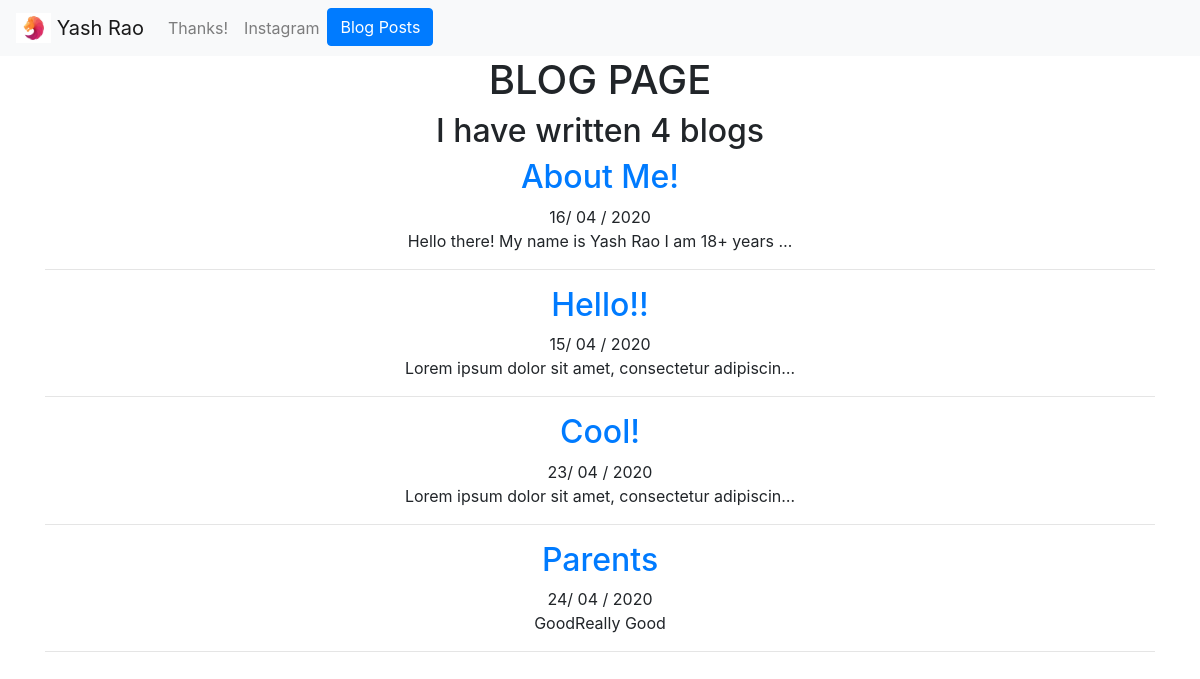
Screenshot of /blog/ with the database file from the repository.
### blog/models.py (models this page shows, shortened)
class Blog(models.Model):
	title = models.CharField(max_length=200)
	description = models.TextField()
	date = models.DateField()

### blog/views.py (the view)
# urls.py: path('', views.blog, name ='blog_page'),
def blog(request):
	blogs = Blog.objects.all()
	return render(request, 'blog/blog_page.html', {'blogs':blogs})

### blog/templates/blog/blog_page.html
{% extends 'portfolio/base.html' %}
{% block content %}
<h1> BLOG PAGE </h1>
<h2> I have written {{ blogs.count }} blog{{ blogs.count|pluralize }} </h2>
{% for blog in blogs %}
<h2><a href="{% url 'blog:detail' blog.id %}">{{ blog.title }}</a></h2>
{{ blog.date|date:'d/ m / Y' }}<br />
{{ blog.description|striptags|truncatechars:50 }}
<hr />
{% endfor %}
{% endblock %}

### portfolio/templates/portfolio/base.html (shortened to what this page needs)
<!doctype html>
{% load static %}
<html lang="en">
  <head>
    <link rel="stylesheet" href="https://stackpath.bootstrapcdn.com/bootstrap/4.4.1/css/bootstrap.min.css">
  </head>
  <body>
    <nav class="navbar navbar-expand-lg navbar-light bg-light">
    <a class="navbar-brand" href="{% url 'home' %}">
      <img src="{% static 'portfolio/logo.jpg' %}" width="35" height="30" class="d-inline-block align-top" alt="">
      Yash Rao
    </a>
    <div class="collapse navbar-collapse" id="navbarNav">
      <ul class="navbar-nav">
        <li class="nav-item">
          <a class="nav-link" href="{% static 'portfolio/TY.pdf' %}">Thanks!</a>
        </li>
        <li class="nav-item">
          <a class="nav-link" href="https://www.instagram.com/">  Instagram  </a>
        </li>
        <li class="nav-item">
           <a role="button" href="{% url 'blog:blog_page' %}" class="btn btn-primary">Blog Posts</a>
        </li>
      </ul>
    </div>
  </nav>
  <div class="container text-center">
  {% block content %}{% endblock %}
  </div>
  </body>
</html>

### rows the page displays
Blog: title "About Me!", date "16/ 04 / 2020", description "Hello there! My name is Yash Rao I am 18+ years …"
Blog: title "Hello!!", date "15/ 04 / 2020", description "Lorem ipsum dolor sit amet, consectetur adipiscin…"
Blog: title "Cool!", date "23/ 04 / 2020", description "Lorem ipsum dolor sit amet, consectetur adipiscin…"
Blog: title "Parents", date "24/ 04 / 2020", description "GoodReally Good"

### other values shown
{{ blogs.count }} "4"
